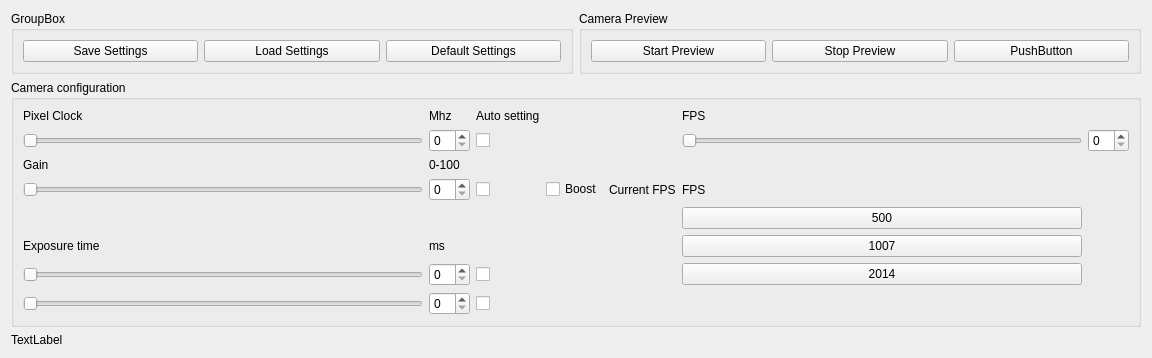
      <widget class="QWidget" name="tab_3">
       <attribute name="title">
        <string>IDSSettings</string>
       </attribute>
       <layout class="QGridLayout" name="gridLayout_10">
        <item row="0" column="1">
         <widget class="QGroupBox" name="groupBox_8">
          <property name="sizePolicy">
           <sizepolicy hsizetype="Preferred" vsizetype="Maximum">
            <horstretch>0</horstretch>
            <verstretch>0</verstretch>
           </sizepolicy>
          </property>
          <property name="title">
           <string>Camera Preview</string>
          </property>
          <layout class="QGridLayout" name="gridLayout_12">
           <item row="0" column="0">
            <widget class="QPushButton" name="pushButton_26">
             <property name="toolTip">
              <string>Start the Preview from the camera</string>
             </property>
             <property name="text">
              <string>Start Preview</string>
             </property>
            </widget>
           </item>
           <item row="0" column="2">
            <widget class="QPushButton" name="pushButton_27">
             <property name="text">
              <string>PushButton</string>
             </property>
            </widget>
           </item>
           <item row="0" column="1">
            <widget class="QPushButton" name="pushButton_28">
             <property name="toolTip">
              <string>Stop the Camera Preview</string>
             </property>
             <property name="text">
              <string>Stop Preview</string>
             </property>
            </widget>
           </item>
          </layout>
         </widget>
        </item>
        <item row="0" column="0">
         <widget class="QGroupBox" name="groupBox_11">
          <property name="title">
           <string>GroupBox</string>
          </property>
          <layout class="QGridLayout" name="gridLayout_13">
           <item row="0" column="0">
            <widget class="QPushButton" name="pushButton_30">
             <property name="toolTip">
              <string>Save Camera Settings (opens filedialog)</string>
             </property>
             <property name="text">
              <string>Save Settings</string>
             </property>
            </widget>
           </item>
           <item row="0" column="1">
            <widget class="QPushButton" name="pushButton_31">
             <property name="text">
              <string>Load Settings</string>
             </property>
            </widget>
           </item>
           <item row="0" column="2">
            <widget class="QPushButton" name="pushButton_32">
             <property name="text">
              <string>Default Settings</string>
             </property>
            </widget>
           </item>
          </layout>
         </widget>
        </item>
        <item row="1" column="0" colspan="2">
         <widget class="QGroupBox" name="groupBox_9">
          <property name="sizePolicy">
           <sizepolicy hsizetype="Preferred" vsizetype="Maximum">
            <horstretch>0</horstretch>
            <verstretch>0</verstretch>
           </sizepolicy>
          </property>
          <property name="title">
           <string>Camera configuration</string>
          </property>
          <layout class="QGridLayout" name="gridLayout_11">
           <item row="0" column="2">
            <widget class="QLabel" name="label_15">
             <property name="text">
              <string>Mhz</string>
             </property>
            </widget>
           </item>
           <item row="9" column="2">
            <widget class="QSpinBox" name="spinBox_2">
             <property name="sizePolicy">
              <sizepolicy hsizetype="Maximum" vsizetype="Fixed">
               <horstretch>0</horstretch>
               <verstretch>0</verstretch>
              </sizepolicy>
             </property>
            </widget>
           </item>
           <item row="10" column="3">
            <widget class="QCheckBox" name="checkBox_2">
             <property name="sizePolicy">
              <sizepolicy hsizetype="Maximum" vsizetype="Fixed">
               <horstretch>0</horstretch>
               <verstretch>0</verstretch>
              </sizepolicy>
             </property>
             <property name="text">
              <string/>
             </property>
            </widget>
           </item>
           <item row="6" column="6">
            <widget class="QLabel" name="label_17">
             <property name="sizePolicy">
              <sizepolicy hsizetype="Maximum" vsizetype="Preferred">
               <horstretch>0</horstretch>
               <verstretch>0</verstretch>
              </sizepolicy>
             </property>
             <property name="minimumSize">
              <size>
               <width>0</width>
               <height>0</height>
              </size>
             </property>
             <property name="toolTip">
              <string>Framerate reported by the camera</string>
             </property>
             <property name="text">
              <string>FPS</string>
             </property>
            </widget>
           </item>
           <item row="10" column="0">
            <widget class="QSlider" name="horizontalSlider_6">
             <property name="sizePolicy">
              <sizepolicy hsizetype="Minimum" vsizetype="Fixed">
               <horstretch>0</horstretch>
               <verstretch>0</verstretch>
              </sizepolicy>
             </property>
             <property name="maximumSize">
              <size>
               <width>500</width>
               <height>16777215</height>
              </size>
             </property>
             <property name="orientation">
              <enum>Qt::Horizontal</enum>
             </property>
            </widget>
           </item>
           <item row="6" column="0">
            <widget class="QSlider" name="horizontalSlider_5">
             <property name="sizePolicy">
              <sizepolicy hsizetype="Minimum" vsizetype="Fixed">
               <horstretch>0</horstretch>
               <verstretch>0</verstretch>
              </sizepolicy>
             </property>
             <property name="maximumSize">
              <size>
               <width>500</width>
               <height>16777215</height>
              </size>
             </property>
             <property name="toolTip">
              <string>Set the Camera Gain</string>
             </property>
             <property name="orientation">
              <enum>Qt::Horizontal</enum>
             </property>
            </widget>
           </item>
           <item row="8" column="2">
            <widget class="QLabel" name="label_14">
             <property name="text">
              <string>ms</string>
             </property>
            </widget>
           </item>
           <item row="3" column="3">
            <widget class="QCheckBox" name="checkBox">
             <property name="sizePolicy">
              <sizepolicy hsizetype="Maximum" vsizetype="Fixed">
               <horstretch>0</horstretch>
               <verstretch>0</verstretch>
              </sizepolicy>
             </property>
             <property name="text">
              <string/>
             </property>
            </widget>
           </item>
           <item row="6" column="3">
            <widget class="QCheckBox" name="checkBox_3">
             <property name="sizePolicy">
              <sizepolicy hsizetype="Maximum" vsizetype="Fixed">
               <horstretch>0</horstretch>
               <verstretch>0</verstretch>
              </sizepolicy>
             </property>
             <property name="toolTip">
              <string>Enable Auto gain on the Camera</string>
             </property>
             <property name="text">
              <string/>
             </property>
            </widget>
           </item>
           <item row="6" column="4">
            <widget class="QCheckBox" name="checkBox_5">
             <property name="sizePolicy">
              <sizepolicy hsizetype="Maximum" vsizetype="Fixed">
               <horstretch>0</horstretch>
               <verstretch>0</verstretch>
              </sizepolicy>
             </property>
             <property name="toolTip">
              <string>Enable gain boost on the Camera</string>
             </property>
             <property name="text">
              <string>Boost</string>
             </property>
            </widget>
           </item>
           <item row="9" column="3">
            <widget class="QCheckBox" name="checkBox_4">
             <property name="sizePolicy">
              <sizepolicy hsizetype="Maximum" vsizetype="Fixed">
               <horstretch>0</horstretch>
               <verstretch>0</verstretch>
              </sizepolicy>
             </property>
             <property name="toolTip">
              <string>Enable Auto Exposure on the Camera</string>
             </property>
             <property name="text">
              <string/>
             </property>
            </widget>
           </item>
           <item row="10" column="2">
            <widget class="QSpinBox" name="spinBox_4">
             <property name="sizePolicy">
              <sizepolicy hsizetype="Maximum" vsizetype="Fixed">
               <horstretch>0</horstretch>
               <verstretch>0</verstretch>
              </sizepolicy>
             </property>
            </widget>
           </item>
           <item row="0" column="0">
            <widget class="QLabel" name="label_9">
             <property name="text">
              <string>Pixel Clock</string>
             </property>
            </widget>
           </item>
           <item row="5" column="2">
            <widget class="QLabel" name="label_13">
             <property name="text">
              <string>0-100</string>
             </property>
            </widget>
           </item>
           <item row="8" column="0">
            <widget class="QLabel" name="label_11">
             <property name="text">
              <string>Exposure time</string>
             </property>
            </widget>
           </item>
           <item row="3" column="9">
            <widget class="QSpinBox" name="spinBox_5">
             <property name="sizePolicy">
              <sizepolicy hsizetype="Maximum" vsizetype="Fixed">
               <horstretch>0</horstretch>
               <verstretch>0</verstretch>
              </sizepolicy>
             </property>
            </widget>
           </item>
           <item row="8" column="6">
            <widget class="QPushButton" name="pushButton_34">
             <property name="toolTip">
              <string>Set framerate to 1007</string>
             </property>
             <property name="text">
              <string>1007</string>
             </property>
            </widget>
           </item>
           <item row="3" column="2">
            <widget class="QSpinBox" name="spinBox">
             <property name="sizePolicy">
              <sizepolicy hsizetype="Maximum" vsizetype="Fixed">
               <horstretch>0</horstretch>
               <verstretch>0</verstretch>
              </sizepolicy>
             </property>
            </widget>
           </item>
           <item row="3" column="0">
            <widget class="QSlider" name="horizontalSlider_3">
             <property name="sizePolicy">
              <sizepolicy hsizetype="Minimum" vsizetype="Fixed">
               <horstretch>0</horstretch>
               <verstretch>0</verstretch>
              </sizepolicy>
             </property>
             <property name="minimumSize">
              <size>
               <width>400</width>
               <height>0</height>
              </size>
             </property>
             <property name="maximumSize">
              <size>
               <width>500</width>
               <height>16777215</height>
              </size>
             </property>
             <property name="toolTip">
              <string>Set the Camera Pixel Clock</string>
             </property>
             <property name="orientation">
              <enum>Qt::Horizontal</enum>
             </property>
            </widget>
           </item>
           <item row="6" column="2">
            <widget class="QSpinBox" name="spinBox_3">
             <property name="sizePolicy">
              <sizepolicy hsizetype="Maximum" vsizetype="Fixed">
               <horstretch>0</horstretch>
               <verstretch>0</verstretch>
              </sizepolicy>
             </property>
            </widget>
           </item>
           <item row="3" column="6">
            <widget class="QSlider" name="horizontalSlider_7">
             <property name="sizePolicy">
              <sizepolicy hsizetype="Maximum" vsizetype="Fixed">
               <horstretch>0</horstretch>
               <verstretch>0</verstretch>
              </sizepolicy>
             </property>
             <property name="minimumSize">
              <size>
               <width>400</width>
               <height>0</height>
              </size>
             </property>
             <property name="toolTip">
              <string>Set the Camera Framerate</string>
             </property>
             <property name="orientation">
              <enum>Qt::Horizontal</enum>
             </property>
            </widget>
           </item>
           <item row="0" column="6">
            <widget class="QLabel" name="label_8">
             <property name="text">
              <string>FPS</string>
             </property>
            </widget>
           </item>
           <item row="0" column="3">
            <widget class="QLabel" name="label_12">
             <property name="text">
              <string>Auto setting</string>
             </property>
            </widget>
           </item>
           <item row="6" column="5">
            <widget class="QLabel" name="label_16">
             <property name="sizePolicy">
              <sizepolicy hsizetype="Maximum" vsizetype="Preferred">
               <horstretch>0</horstretch>
               <verstretch>0</verstretch>
              </sizepolicy>
             </property>
             <property name="text">
              <string>Current FPS</string>
             </property>
            </widget>
           </item>
           <item row="9" column="6">
            <widget class="QPushButton" name="pushButton_33">
             <property name="toolTip">
              <string>Set framerate to 2014</string>
             </property>
             <property name="text">
              <string>2014</string>
             </property>
            </widget>
           </item>
           <item row="5" column="0">
            <widget class="QLabel" name="label_10">
             <property name="text">
              <string>Gain</string>
             </property>
            </widget>
           </item>
           <item row="9" column="0">
            <widget class="QSlider" name="horizontalSlider_4">
             <property name="sizePolicy">
              <sizepolicy hsizetype="Minimum" vsizetype="Fixed">
               <horstretch>0</horstretch>
               <verstretch>0</verstretch>
              </sizepolicy>
             </property>
             <property name="maximumSize">
              <size>
               <width>500</width>
               <height>16777215</height>
              </size>
             </property>
             <property name="toolTip">
              <string>Set the Camera Exposure time</string>
             </property>
             <property name="orientation">
              <enum>Qt::Horizontal</enum>
             </property>
            </widget>
           </item>
           <item row="7" column="6">
            <widget class="QPushButton" name="pushButton_35">
             <property name="toolTip">
              <string>Set framerate to 500</string>
             </property>
             <property name="text">
              <string>500</string>
             </property>
            </widget>
           </item>
          </layout>
         </widget>
        </item>
        <item row="2" column="0" colspan="2">
         <widget class="QLabel" name="label_3">
          <property name="text">
           <string>TextLabel</string>
          </property>
         </widget>
        </item>
       </layout>
      </widget>
